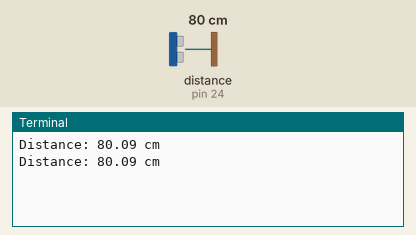
Simulated run of this program. Board: Raspberry Pi (header pin numbers). On the bench: the last lines printed to the terminal. The test bench sets the inputs (shaded band); at power-on: distance to the obstacle (sensor on pin 24) 80 cm. The echo pulse lasts 58.3 µs per cm; the clock reads 2024-03-15 10:24:30 at power-on unless the program sets it.

Above: at 1.2 s.
1.3 s: distance to the obstacle (sensor on pin 24) set to 2 cm
At 2.5 s:
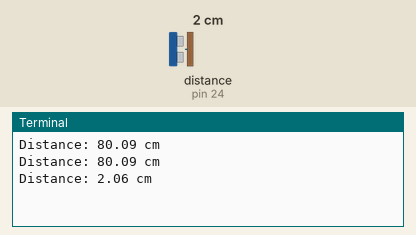
2.8 s: distance to the obstacle (sensor on pin 24) set to 4 cm
At 3.4 s:
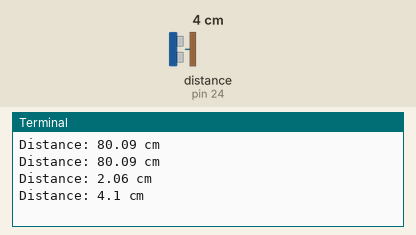
Timing chart, 0 to 5.8 s (numbered marks = the images above; inputs shaded):
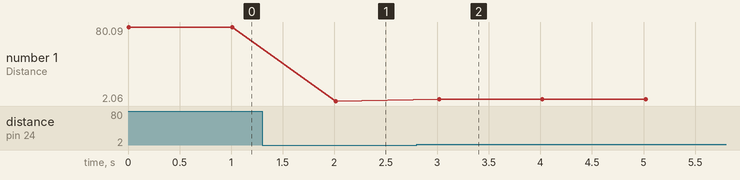

The program:

ult_sensor.py
```python
import RPi.GPIO as GPIO
import time

GPIO.setmode(GPIO.BOARD)
trigger_pin = 23
echo_pin = 24
GPIO.setup(trigger_pin, GPIO.OUT)
GPIO.setup(echo_pin, GPIO.IN)
try:
    while 1:
        GPIO.output(trigger_pin, GPIO.HIGH)
        time.sleep(0.001)
        GPIO.output(trigger_pin, GPIO.LOW)
        while GPIO.input(echo_pin) == 0:
            start = time.time()
        while GPIO.input(echo_pin) == 1:
            end = time.time()
        pulse_duration = end - start
        distance = pulse_duration * 17150
        distance = round(distance, 2)
        print("Distance:", distance, "cm")
        time.sleep(1)
except KeyboardInterrupt:
    pass
GPIO.cleanup()
```

Measured:
- after the input at 1.3 s, the terminal: prints a new line after 0.71 s (image 1)
- after the input at 2.8 s, the terminal: prints a new line after 0.22 s (image 2)
- plotted number 1: 80.09 → 2.06 after the input at 1.3 s, 2.06 → 4.1 after the input at 2.8 s
